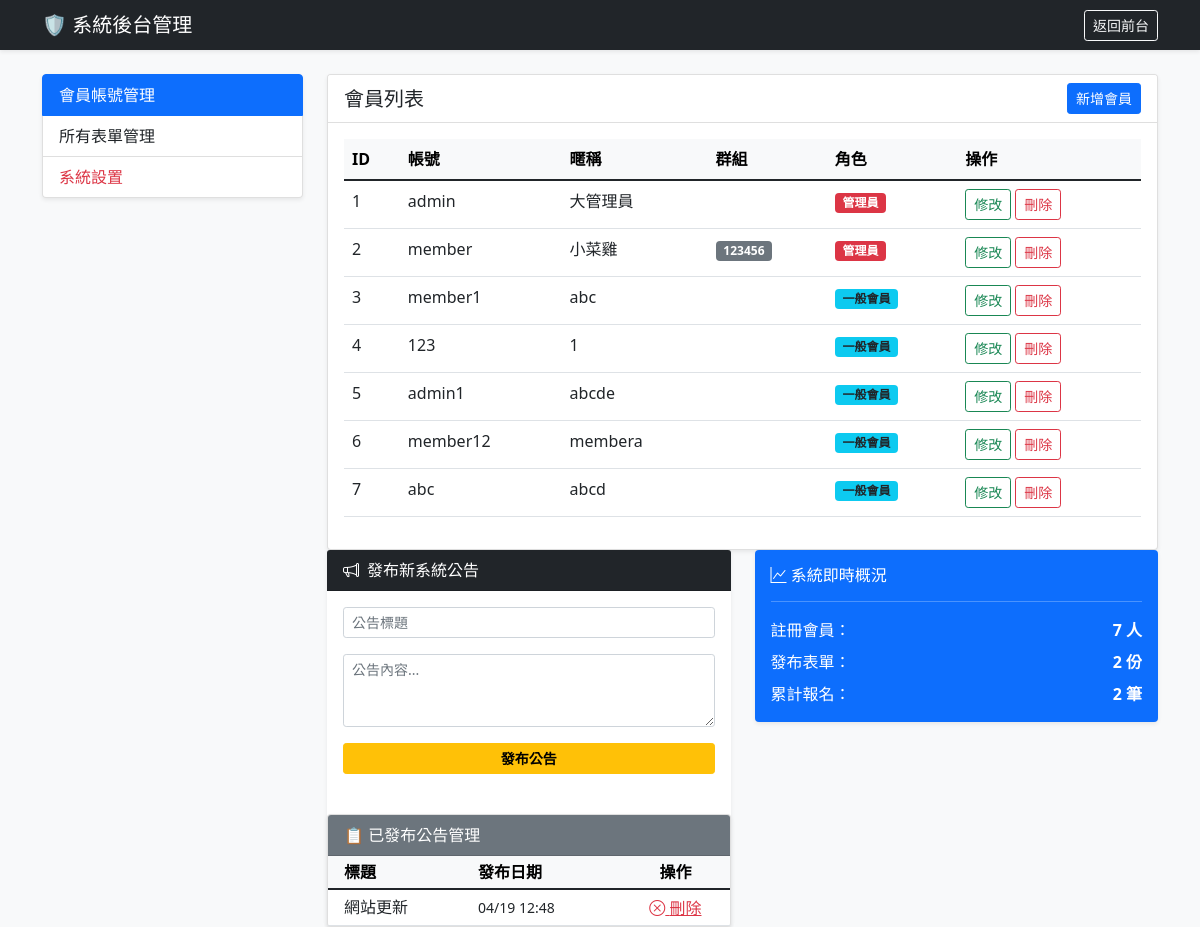
/admin_panel.php (signed in), run on the app's committed database.
### tables this page shows
CREATE TABLE `users` (
  `id` int(11) NOT NULL,
  `username` varchar(50) NOT NULL,
  `password` varchar(255) NOT NULL,
  `nickname` varchar(50) DEFAULT NULL,
  `group_name` varchar(50) DEFAULT NULL,
  `group_id` int(11) DEFAULT NULL,
  `role` enum('guest','member','admin') DEFAULT 'member'
);

CREATE TABLE `announcements` (
  `id` int(11) NOT NULL,
  `title` varchar(255) NOT NULL,
  `content` text NOT NULL,
  `created_at` timestamp NOT NULL DEFAULT current_timestamp(),
  `author_id` int(11) DEFAULT NULL
);

### admin_panel.php (the view, shortened to what this page needs)
<?php
require_once "includes/db_config.php";
$sql = "SELECT * FROM users";
$result = mysqli_query($conn, $sql);
$sql_user_count = "SELECT COUNT(*) as total FROM users";
$res_user_count = mysqli_query($conn, $sql_user_count);
$user_data = mysqli_fetch_assoc($res_user_count);
$total_users_count = $user_data['total'];
$sql_form_count = "SELECT COUNT(*) as total FROM forms";
$res_form_count = mysqli_query($conn, $sql_form_count);
$form_data = mysqli_fetch_assoc($res_form_count);
$total_forms_count = $form_data['total'];
$sql_res_count = "SELECT COUNT(*) as total FROM form_responses";
$res_res_count = mysqli_query($conn, $sql_res_count);
$res_data = mysqli_fetch_assoc($res_res_count);
$total_responses_count = $res_data['total'];
$sql_all_ann = "SELECT * FROM announcements ORDER BY created_at DESC";
$res_all_ann = mysqli_query($conn, $sql_all_ann);
?>
<!DOCTYPE html>
<html lang="zh-TW">
<head>
    <link href="https://cdn.jsdelivr.net/npm/bootstrap@5.1.1/dist/css/bootstrap.min.css" rel="stylesheet">
    <link rel="stylesheet" href="https://cdn.jsdelivr.net/npm/bootstrap-icons@1.8.1/font/bootstrap-icons.css">
</head>
<body class="bg-light">
    <nav class="navbar navbar-dark bg-dark shadow-sm">
        <div class="container">
            <span class="navbar-brand mb-0 h1">🛡️ 系統後台管理</span>
            <a href="index.php" class="btn btn-outline-light btn-sm">返回前台</a>
        </div>
    </nav>
    <div class="container mt-4">
        <div class="row">
            <div class="col-md-3">
                <div class="list-group shadow-sm">
                    <a href="#" class="list-group-item list-group-item-action active">會員帳號管理</a>
                    <a href="#" class="list-group-item list-group-item-action">所有表單管理</a>
                    <a href="#" class="list-group-item list-group-item-action text-danger">系統設置</a>
                </div>
            </div>
            <div class="col-md-9">
                <div class="card shadow-sm">
                    <div class="card-header bg-white d-flex justify-content-between align-items-center">
                        <h5 class="mb-0">會員列表</h5>
                        <button class="btn btn-primary btn-sm">新增會員</button>
                    </div>
                    <div class="card-body">
                        <table class="table table-hover">
                            <thead class="table-light">
                                <tr>
                                    <th>ID</th>
                                    <th>帳號</th>
                                    <th>暱稱</th>
                                    <th>群組</th>
                                    <th>角色</th>
                                    <th>操作</th>
                                </tr>
                            </thead>
                            <tbody>
                                <?php while ($row = mysqli_fetch_assoc($result)): ?>
                                    <tr>
                                        <td><?php echo $row['id']; ?></td>
                                        <td><?php echo $row['username']; ?></td>
                                        <td><?php echo $row['nickname']; ?></td>
                                        <td><span class="badge bg-secondary"><?php echo $row['group_name']; ?></span></td>
                                        <td>
                                            <?php if ($row['role'] == 'admin'): ?>
                                                <span class="badge bg-danger">管理員</span>
                                            <?php else: ?>
                                                <span class="badge bg-info text-dark">一般會員</span>
                                            <?php endif; ?>
                                        </td>
                                        <td>
                                            <a href="edit_user.php?id=<?php echo $row['id']; ?>" class="btn btn-outline-success btn-sm">修改</a>
                                            <button class="btn btn-sm btn-outline-danger">刪除</button>
                                        </td>
                                    </tr>
                                <?php endwhile; ?>
                            </tbody>
                        </table>
                    </div>
                </div>
                <div class="row">
                    <div class="col-lg-6">
                        <div class="card shadow-sm border-0">
                            <div class="card-header bg-dark text-white d-flex align-items-center">
                                <i class="bi bi-megaphone me-2"></i> 發布新系統公告
                            </div>
                            <div class="card-body">
                                <form action="post_announcement.php" method="POST">
                                    <div class="mb-3">
                                        <input type="text" name="title" class="form-control form-control-sm" placeholder="公告標題" required>
                                    </div>
                                    <div class="mb-3">
                                        <textarea name="content" class="form-control form-control-sm" rows="3" placeholder="公告內容..." required></textarea>
                                    </div>
                                    <button type="submit" class="btn btn-warning w-100 btn-sm fw-bold">發布公告</button>
                                </form>
                            </div>
                            <div class="card shadow-sm mt-4">
                                <div class="card-header bg-secondary text-white">📋 已發布公告管理</div>
                                <div class="card-body p-0">
                                    <table class="table table-sm table-hover mb-0">
                                        <thead class="table-light">
                                            <tr>
                                                <th class="ps-3">標題</th>
                                                <th>發布日期</th>
                                                <th class="text-center">操作</th>
                                            </tr>
                                        </thead>
                                        <tbody>
                                            <?php while ($ann_row = mysqli_fetch_assoc($res_all_ann)): ?>
                                                <tr>
                                                    <td class="ps-3 align-middle"><?php echo htmlspecialchars($ann_row['title']); ?></td>
                                                    <td class="align-middle small"><?php echo date('m/d H:i', strtotime($ann_row['created_at'])); ?></td>
                                                    <td class="text-center">
                                                        <a href="delete_announcement.php?id=<?php echo $ann_row['id']; ?>"
                                                            class="btn btn-link text-danger p-0"
                                                            onclick="return confirm('確定要移除這條公告嗎？')">
                                                            <i class="bi bi-x-circle"></i> 刪除
                                                        </a>
                                                    </td>
                                                </tr>
                                            <?php endwhile; ?>
                                        </tbody>
                                    </table>
                                </div>
                            </div>
                        </div>
                    </div>
                    <div class="col-lg-6">
                        <div class="card shadow-sm border-0 bg-primary text-white h-5">
                            <div class="card-body">
                                <h6 class="card-title"><i class="bi bi-graph-up"></i> 系統即時概況</h6>
                                <hr class="bg-white">
                                <div class="d-flex justify-content-between mb-2">
                                    <span>註冊會員：</span>
                                    <span class="fw-bold"><?php echo $total_users_count; ?> 人</span>
                                </div>
                                <div class="d-flex justify-content-between mb-2">
                                    <span>發布表單：</span>
                                    <span class="fw-bold"><?php echo $total_forms_count; ?> 份</span>
                                </div>
                                <div class="d-flex justify-content-between">
                                    <span>累計報名：</span>
                                    <span class="fw-bold"><?php echo $total_responses_count; ?> 筆</span>
                                </div>
                            </div>
                        </div>
                    </div>
                </div>
            </div>
        </div>
    </div>
</body>
</html>

### data on the page
users: id "1", username "admin", nickname "大管理員", role "管理員"
users: id "2", username "member", nickname "小菜雞", group_name "123456", role "管理員"
users: id "3", username "member1", nickname "abc", role "一般會員"
users: id "4", username "123", nickname "1", role "一般會員"
users: id "5", username "admin1", nickname "abcde", role "一般會員"
users: id "6", username "member12", nickname "membera", role "一般會員"
users: id "7", username "abc", nickname "abcd", role "一般會員"
announcements: title "網站更新", created_at "04/19 12:48"

### other printed values
$total_users_count "7"
$total_forms_count "2"
$total_responses_count "2"
